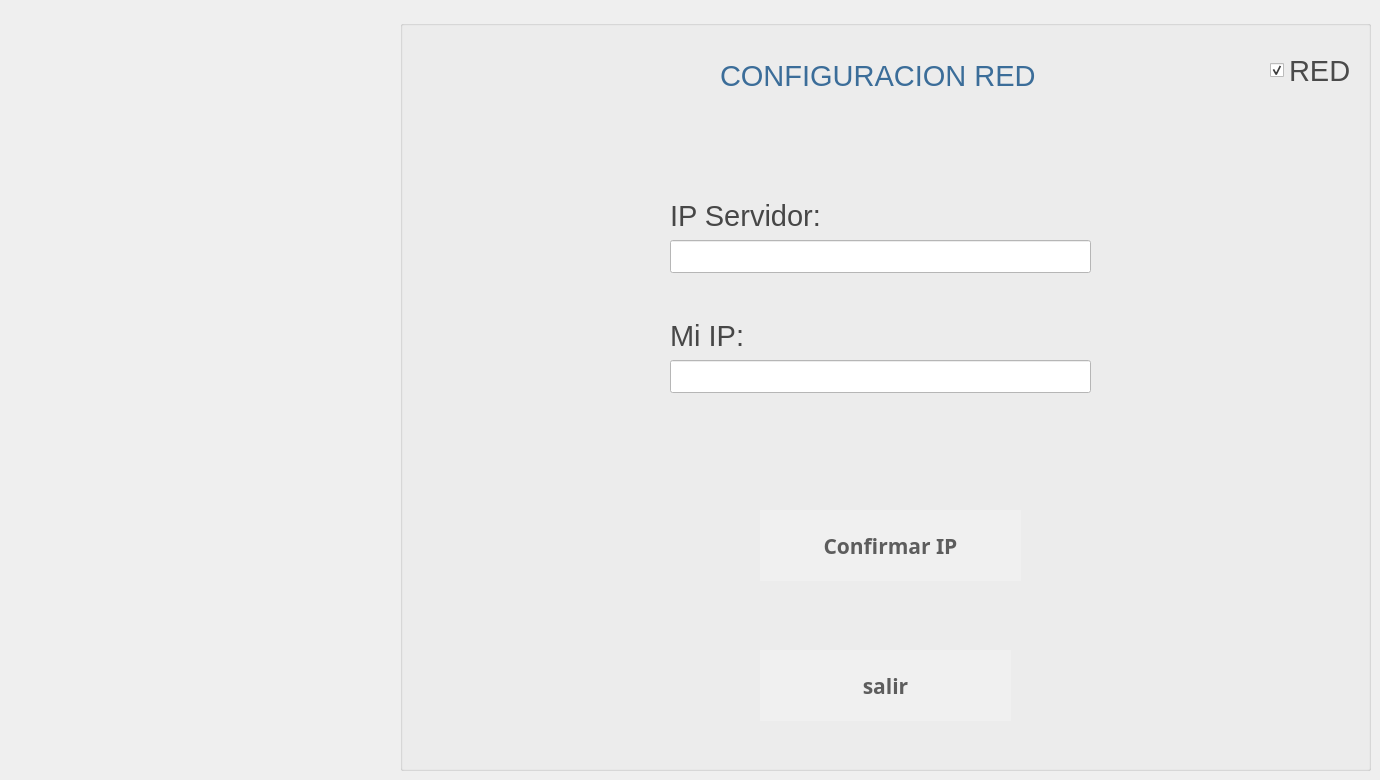
   <widget class="QWidget" name="page_37">
    <widget class="QGroupBox" name="groupBox_9">
     <property name="geometry">
      <rect>
       <x>400</x>
       <y>20</y>
       <width>971</width>
       <height>751</height>
      </rect>
     </property>
     <property name="title">
      <string/>
     </property>
     <widget class="QLabel" name="ltime_63">
      <property name="geometry">
       <rect>
        <x>270</x>
        <y>300</y>
        <width>281</width>
        <height>31</height>
       </rect>
      </property>
      <property name="font">
       <font>
        <family>Segoe UI</family>
        <pointsize>22</pointsize>
        <weight>50</weight>
        <italic>false</italic>
        <bold>false</bold>
       </font>
      </property>
      <property name="styleSheet">
       <string notr="true">background-color:transparent;
color:rgb(71, 71, 71)
</string>
      </property>
      <property name="text">
       <string>Mi IP:</string>
      </property>
     </widget>
     <widget class="QPushButton" name="bconfirmarIP">
      <property name="geometry">
       <rect>
        <x>360</x>
        <y>490</y>
        <width>261</width>
        <height>71</height>
       </rect>
      </property>
      <property name="font">
       <font>
        <family>Ubuntu Mono</family>
        <pointsize>16</pointsize>
        <weight>75</weight>
        <italic>false</italic>
        <bold>true</bold>
        <underline>false</underline>
       </font>
      </property>
      <property name="toolTip">
       <string>Ayuda</string>
      </property>
      <property name="toolTipDuration">
       <number>3</number>
      </property>
      <property name="whatsThis">
       <string extracomment="help"/>
      </property>
      <property name="styleSheet">
       <string notr="true">background-color:rgb(240, 240, 240);
color:rgb(93, 93, 93);
border-radius:80%</string>
      </property>
      <property name="text">
       <string>Confirmar IP</string>
      </property>
      <property name="icon">
       <iconset>
        <normaloff>../../../../../cajsSATELITE/eum/app/cajeroF/iconos/fl.png</normaloff>../../../../../cajsSATELITE/eum/app/cajeroF/iconos/fl.png</iconset>
      </property>
      <property name="iconSize">
       <size>
        <width>40</width>
        <height>40</height>
       </size>
      </property>
     </widget>
     <widget class="QCheckBox" name="ch1">
      <property name="geometry">
       <rect>
        <x>870</x>
        <y>20</y>
        <width>151</width>
        <height>61</height>
       </rect>
      </property>
      <property name="font">
       <font>
        <family>Segoe UI</family>
        <pointsize>22</pointsize>
       </font>
      </property>
      <property name="styleSheet">
       <string notr="true">color:rgb(74, 74, 74)</string>
      </property>
      <property name="text">
       <string>RED</string>
      </property>
      <property name="checked">
       <bool>true</bool>
      </property>
     </widget>
     <widget class="QLineEdit" name="lhost">
      <property name="geometry">
       <rect>
        <x>270</x>
        <y>220</y>
        <width>421</width>
        <height>33</height>
       </rect>
      </property>
      <property name="styleSheet">
       <string notr="true">background-color:white;
color:black;</string>
      </property>
     </widget>
     <widget class="QLabel" name="ltime_64">
      <property name="geometry">
       <rect>
        <x>270</x>
        <y>180</y>
        <width>271</width>
        <height>31</height>
       </rect>
      </property>
      <property name="font">
       <font>
        <family>Segoe UI</family>
        <pointsize>22</pointsize>
        <weight>50</weight>
        <italic>false</italic>
        <bold>false</bold>
       </font>
      </property>
      <property name="styleSheet">
       <string notr="true">background-color:transparent;
color:rgb(71, 71, 71)
</string>
      </property>
      <property name="text">
       <string>IP Servidor:</string>
      </property>
     </widget>
     <widget class="QLabel" name="ltime_65">
      <property name="geometry">
       <rect>
        <x>320</x>
        <y>40</y>
        <width>491</width>
        <height>31</height>
       </rect>
      </property>
      <property name="font">
       <font>
        <family>Segoe UI</family>
        <pointsize>22</pointsize>
        <weight>50</weight>
        <italic>false</italic>
        <bold>false</bold>
       </font>
      </property>
      <property name="styleSheet">
       <string notr="true">background-color:transparent;
color:rgb(59, 109, 153);

</string>
      </property>
      <property name="text">
       <string>CONFIGURACION RED</string>
      </property>
     </widget>
     <widget class="QLineEdit" name="lip">
      <property name="geometry">
       <rect>
        <x>270</x>
        <y>340</y>
        <width>421</width>
        <height>33</height>
       </rect>
      </property>
      <property name="styleSheet">
       <string notr="true">background-color:white;
color:black;</string>
      </property>
     </widget>
     <widget class="QPushButton" name="bsalirred">
      <property name="geometry">
       <rect>
        <x>360</x>
        <y>630</y>
        <width>251</width>
        <height>71</height>
       </rect>
      </property>
      <property name="font">
       <font>
        <family>Ubuntu Mono</family>
        <pointsize>16</pointsize>
        <weight>75</weight>
        <italic>false</italic>
        <bold>true</bold>
        <underline>false</underline>
       </font>
      </property>
      <property name="toolTip">
       <string>Ayuda</string>
      </property>
      <property name="toolTipDuration">
       <number>3</number>
      </property>
      <property name="whatsThis">
       <string extracomment="help"/>
      </property>
      <property name="styleSheet">
       <string notr="true">background-color:rgb(240, 240, 240);
color:rgb(93, 93, 93);
border-radius:80%</string>
      </property>
      <property name="text">
       <string>salir</string>
      </property>
      <property name="icon">
       <iconset>
        <normaloff>../../../../../cajsSATELITE/eum/app/cajeroF/iconos/fb5.png</normaloff>../../../../../cajsSATELITE/eum/app/cajeroF/iconos/fb5.png</iconset>
      </property>
      <property name="iconSize">
       <size>
        <width>40</width>
        <height>40</height>
       </size>
      </property>
     </widget>
    </widget>
   </widget>
